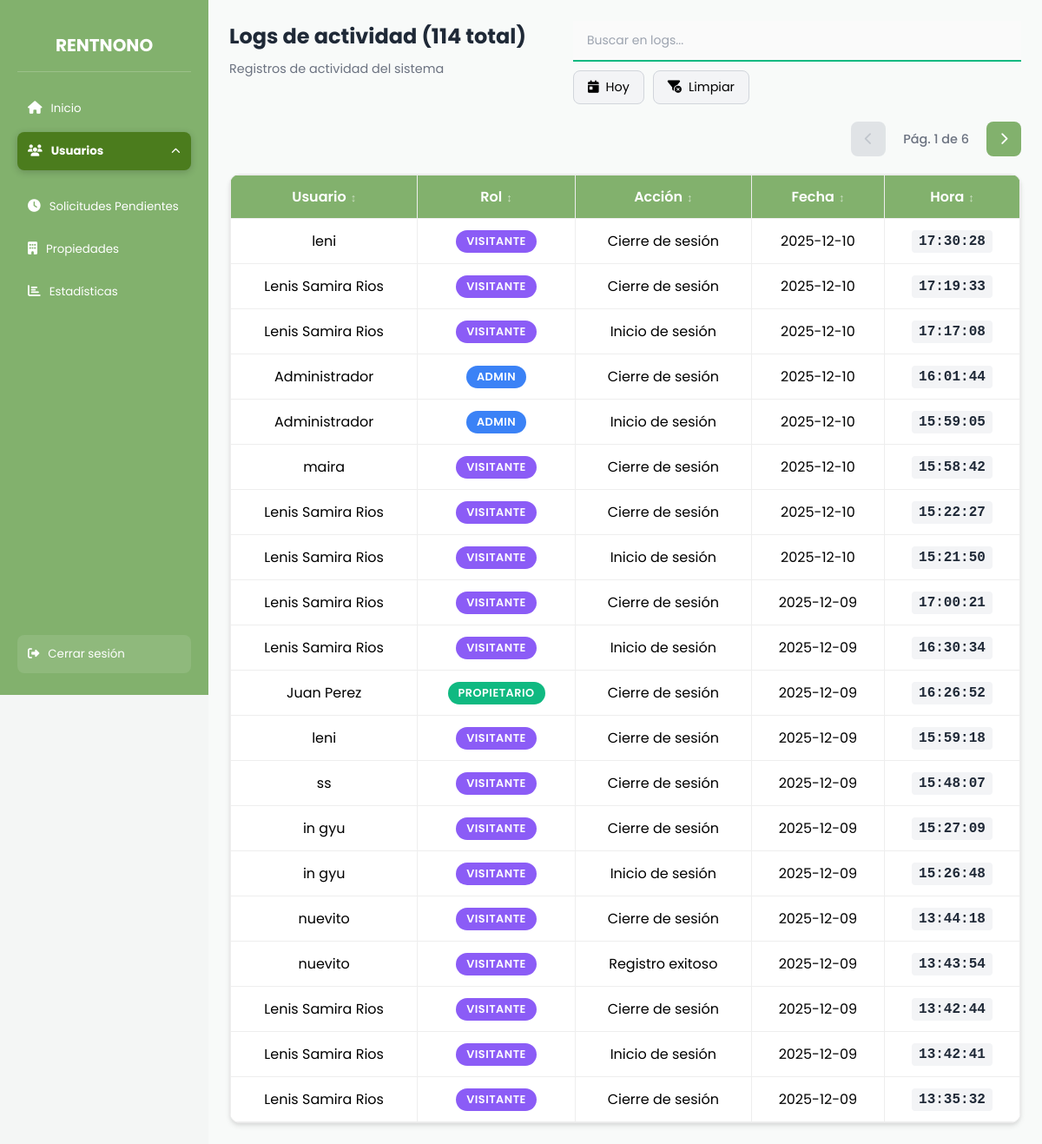
The app's page /RentNono/admin/indexadmin.php?pagina_logs=1&seccion=usuarios&tabla=logs (signed in) with its own data.
### tables this page shows
CREATE TABLE `logs_actividad` (
  `id` int(11) NOT NULL,
  `usuario_id` int(11) DEFAULT NULL,
  `usuario_nombre` varchar(150) DEFAULT NULL,
  `rol` enum('admin','propietario','visitante') NOT NULL DEFAULT 'visitante',
  `accion` varchar(255) NOT NULL,
  `fecha` datetime NOT NULL DEFAULT current_timestamp()
);

### RentNono/admin/indexadmin.php (the view, shortened to what this page needs)
<?php
require_once __DIR__ . '/../database/conexion.php';
            foreach ($usuarios as $u): ?>
            <?php endforeach;
$logsPorPagina = 20;
$paginaLogs = isset($_GET['pagina_logs']) ? max(1, (int)$_GET['pagina_logs']) : 1;
$offsetLogs = ($paginaLogs - 1) * $logsPorPagina;
try {
    $totalLogs = $conn->query("SELECT COUNT(*) FROM logs_actividad")->fetchColumn();
    $totalPaginasLogs = ceil($totalLogs / $logsPorPagina);
} catch (Exception $e) {
    error_log("Error obteniendo total de logs: " . $e->getMessage());
    $totalLogs = 0;
    $totalPaginasLogs = 1;
}
try {
    $logs = $conn->prepare("
        SELECT usuario_nombre, rol, accion, fecha, DATE(fecha) as fecha_simple
        FROM logs_actividad
        ORDER BY fecha DESC
        LIMIT :limit OFFSET :offset
    ");
    $logs->bindValue(':limit', $logsPorPagina, PDO::PARAM_INT);
    $logs->bindValue(':offset', $offsetLogs, PDO::PARAM_INT);
    $logs->execute();
    $logs = $logs->fetchAll(PDO::FETCH_ASSOC);
} catch (Exception $e) {
    error_log("Error obteniendo logs: " . $e->getMessage());
    $logs = [];
}
$seccionActiva = isset($_GET['seccion']) ? $_GET['seccion'] : 'inicio';
$tablaActiva = isset($_GET['tabla']) && in_array($_GET['tabla'], ['admins', 'propietarios', 'visitantes', 'logs'])
    ? $_GET['tabla']
    : 'admins';
?>
<!DOCTYPE html>
<html lang="es">
<head>
    <link rel="stylesheet" href="../estilos/admin.css">
    <link rel="stylesheet" href="https://cdnjs.cloudflare.com/ajax/libs/font-awesome/6.5.0/css/all.min.css">
</head>
<body>
<div class="layout">
    <aside class="sidebar">
        <h2 class="logo">RENTNONO</h2>
        <button class="menu-btn <?= $seccionActiva === 'inicio' ? 'activo' : '' ?>" data-seccion="inicio" id="btnInicio">
            <i class="fa-solid fa-house"></i> <span class="menu-text">Inicio</span>
        </button>
        <button class="menu-btn <?= $seccionActiva === 'usuarios' ? 'activo' : '' ?>" id="btnUsuarios">
            <i class="fa-solid fa-users"></i> <span class="menu-text">Usuarios</span>
            <i class="fa-solid fa-chevron-down flecha"></i>
        </button>
        <button class="menu-btn <?= $seccionActiva === 'solicitudes' ? 'activo' : '' ?>" data-seccion="solicitudes" id="btnSolicitudes">
            <i class="fa-solid fa-clock"></i> <span class="menu-text">Solicitudes Pendientes</span>
        </button>
        <button class="menu-btn <?= $seccionActiva === 'propiedades' ? 'activo' : '' ?>" data-seccion="propiedades" id="btnPropiedades">
            <i class="fa-solid fa-building"></i> <span class="menu-text">Propiedades</span>
        </button>
        <button class="menu-btn <?= $seccionActiva === 'estadisticas' ? 'activo' : '' ?>" data-seccion="estadisticas" id="btnEstadisticas">
            <i class="fa-solid fa-chart-bar"></i> <span class="menu-text">Estadísticas</span>
        </button>
        <button class="menu-btn logout-btn" id="btnLogout">
            <i class="fa-solid fa-right-from-bracket"></i> <span class="menu-text">Cerrar sesión</span>
        </button>
    </aside>
    <main class="contenido">
        <section id="logs" class="seccion <?= $seccionActiva === 'usuarios' && $tablaActiva === 'logs' ? 'visible' : '' ?>">
            <div class="logs-header">
                <div class="tabla-title">
                    <h2>Logs de actividad (<span id="totalLogsCount"><?= $totalLogs ?></span> total)</h2>
                    <span class="tabla-subtitle">Registros de actividad del sistema</span>
                </div>
                <div class="logs-filters">
                    <input type="text" id="searchLogs" placeholder="Buscar en logs..." class="buscador-tabla">
                    <button class="filter-btn" id="filterToday">
                        <i class="fa-solid fa-calendar-day"></i> Hoy
                    </button>
                    <button class="filter-btn" id="clearFilters">
                        <i class="fa-solid fa-filter-circle-xmark"></i> Limpiar
                    </button>
                </div>
            </div>
            <?php if ($totalLogs > 0 && $totalPaginasLogs > 1): ?>
            <div class="paginacion-tabla logs-paginacion">
                <?php if ($paginaLogs > 1): ?>
                    <a href="?pagina_logs=<?= $paginaLogs - 1 ?>&seccion=usuarios&tabla=logs" class="pagina-btn small">
                        <i class="fa-solid fa-chevron-left"></i>
                    </a>
                <?php else: ?>
                    <span class="pagina-btn small disabled">
                        <i class="fa-solid fa-chevron-left"></i>
                    </span>
                <?php endif; ?>
                <span class="info-pagina">
                    Pág. <?= $paginaLogs ?> de <?= $totalPaginasLogs ?>
                </span>
                <?php if ($paginaLogs < $totalPaginasLogs): ?>
                    <a href="?pagina_logs=<?= $paginaLogs + 1 ?>&seccion=usuarios&tabla=logs" class="pagina-btn small">
                        <i class="fa-solid fa-chevron-right"></i>
                    </a>
                <?php else: ?>
                    <span class="pagina-btn small disabled">
                        <i class="fa-solid fa-chevron-right"></i>
                    </span>
                <?php endif; ?>
            </div>
            <?php endif; ?>
            <div class="tabla-contenedor">
                <table id="tablaLogs">
                    <thead>
                        <tr>
                            <th data-ordenable="true">Usuario</th>
                            <th data-ordenable="true">Rol</th>
                            <th data-ordenable="true">Acción</th>
                            <th data-ordenable="true">Fecha</th>
                            <th data-ordenable="true">Hora</th>
                        </tr>
                    </thead>
                    <tbody>
                        <?php if (!empty($logs)): ?>
                            <?php foreach ($logs as $l): ?>
                            <tr>
                                <td><?= htmlspecialchars($l['usuario_nombre'], ENT_QUOTES, 'UTF-8') ?></td>
                                <td><span class="rol-badge rol-<?= htmlspecialchars($l['rol'], ENT_QUOTES, 'UTF-8') ?>"><?= htmlspecialchars($l['rol'], ENT_QUOTES, 'UTF-8') ?></span></td>
                                <td><?= htmlspecialchars($l['accion'], ENT_QUOTES, 'UTF-8') ?></td>
                                <td><?= htmlspecialchars($l['fecha_simple'], ENT_QUOTES, 'UTF-8') ?></td>
                                <td><span class="hora-log"><?= date('H:i:s', strtotime($l['fecha'])) ?></span></td>
                            </tr>
                            <?php endforeach; ?>
                        <?php endif; ?>
                    </tbody>
                </table>
            </div>
        </section>
    </main>
</div>
</body>
</html>

### records on screen
logs_actividad: usuario_nombre "leni", rol "VISITANTE", accion "Cierre de sesión", fecha_simple "2025-12-10", fecha "17:30:28"
logs_actividad: usuario_nombre "Lenis Samira Rios", rol "VISITANTE", accion "Cierre de sesión", fecha_simple "2025-12-10", fecha "17:19:33"
logs_actividad: usuario_nombre "Lenis Samira Rios", rol "VISITANTE", accion "Inicio de sesión", fecha_simple "2025-12-10", fecha "17:17:08"
logs_actividad: usuario_nombre "Administrador", rol "ADMIN", accion "Cierre de sesión", fecha_simple "2025-12-10", fecha "16:01:44"
logs_actividad: usuario_nombre "Administrador", rol "ADMIN", accion "Inicio de sesión", fecha_simple "2025-12-10", fecha "15:59:05"
logs_actividad: usuario_nombre "maira", rol "VISITANTE", accion "Cierre de sesión", fecha_simple "2025-12-10", fecha "15:58:42"
logs_actividad: usuario_nombre "Lenis Samira Rios", rol "VISITANTE", accion "Cierre de sesión", fecha_simple "2025-12-10", fecha "15:22:27"
logs_actividad: usuario_nombre "Lenis Samira Rios", rol "VISITANTE", accion "Inicio de sesión", fecha_simple "2025-12-10", fecha "15:21:50"
logs_actividad: usuario_nombre "Lenis Samira Rios", rol "VISITANTE", accion "Cierre de sesión", fecha_simple "2025-12-09", fecha "17:00:21"
logs_actividad: usuario_nombre "Lenis Samira Rios", rol "VISITANTE", accion "Inicio de sesión", fecha_simple "2025-12-09", fecha "16:30:34"
logs_actividad: usuario_nombre "Juan Perez", rol "PROPIETARIO", accion "Cierre de sesión", fecha_simple "2025-12-09", fecha "16:26:52"
logs_actividad: usuario_nombre "leni", rol "VISITANTE", accion "Cierre de sesión", fecha_simple "2025-12-09", fecha "15:59:18"
logs_actividad: usuario_nombre "ss", rol "VISITANTE", accion "Cierre de sesión", fecha_simple "2025-12-09", fecha "15:48:07"
logs_actividad: usuario_nombre "in gyu", rol "VISITANTE", accion "Cierre de sesión", fecha_simple "2025-12-09", fecha "15:27:09"
logs_actividad: usuario_nombre "in gyu", rol "VISITANTE", accion "Inicio de sesión", fecha_simple "2025-12-09", fecha "15:26:48"
logs_actividad: usuario_nombre "nuevito", rol "VISITANTE", accion "Cierre de sesión", fecha_simple "2025-12-09", fecha "13:44:18"
logs_actividad: usuario_nombre "nuevito", rol "VISITANTE", accion "Registro exitoso", fecha_simple "2025-12-09", fecha "13:43:54"
logs_actividad: usuario_nombre "Lenis Samira Rios", rol "VISITANTE", accion "Cierre de sesión", fecha_simple "2025-12-09", fecha "13:42:44"
logs_actividad: usuario_nombre "Lenis Samira Rios", rol "VISITANTE", accion "Inicio de sesión", fecha_simple "2025-12-09", fecha "13:42:41"
logs_actividad: usuario_nombre "Lenis Samira Rios", rol "VISITANTE", accion "Cierre de sesión", fecha_simple "2025-12-09", fecha "13:35:32"

### other values on screen
$totalLogs "114"
$paginaLogs "1"
$totalPaginasLogs "6"
